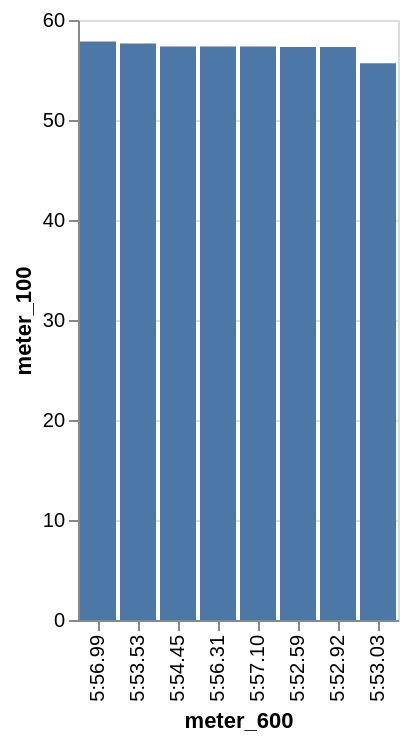

Write a Vega-Lite specification for this figure.
### Vega-Lite specification from a JSON file in a GitHub repository (floating-point values rounded to 4 significant figures)
{"data": {"values": [{"x_data": "5:52.59", "y_data": 57.31}, {"x_data": "5:54.45", "y_data": 57.35}, {"x_data": "5:53.53", "y_data": 57.66}, {"x_data": "5:53.03", "y_data": 55.67}, {"x_data": "5:56.31", "y_data": 57.34}, {"x_data": "5:57.10", "y_data": 57.34}, {"x_data": "5:56.99", "y_data": 57.84}, {"x_data": "5:52.92", "y_data": 57.31}]}, "mark": "bar", "encoding": {"x": {"field": "x_data", "type": "nominal", "title": "meter_600", "sort": {"op": "sum", "field": "y_data", "order": "descending"}}, "y": {"field": "y_data", "type": "quantitative", "title": "meter_100"}}}
